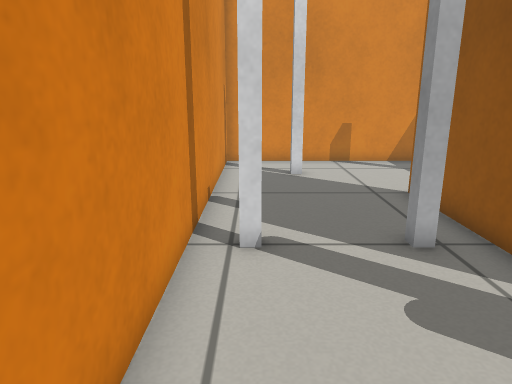
[1] (above)

24 first-person views from a walk through a Gazebo world. The camera is 0.66 m above the floor, tilts 14° down and sees 70° across. The floor is counted in squares, 0.25 m on a side. Each view is taken from the middle of a square. On the plan, view 1 faces up. The plan holds only what a view shows up to about 20 squares ahead; the rest is blank.

[2]
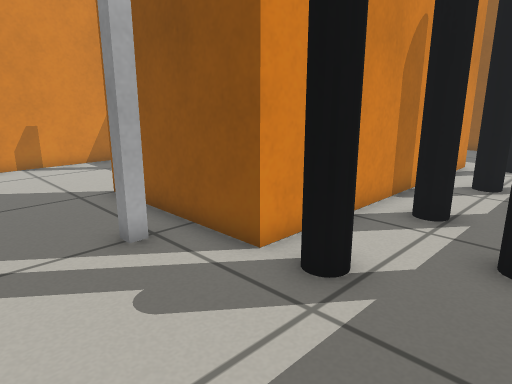

[3]
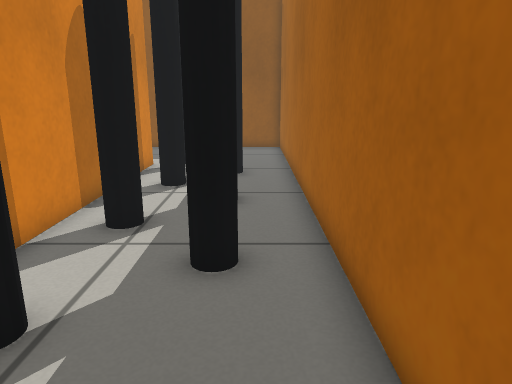

[4]
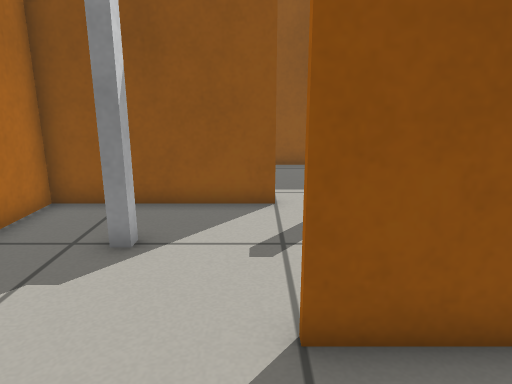

[5]
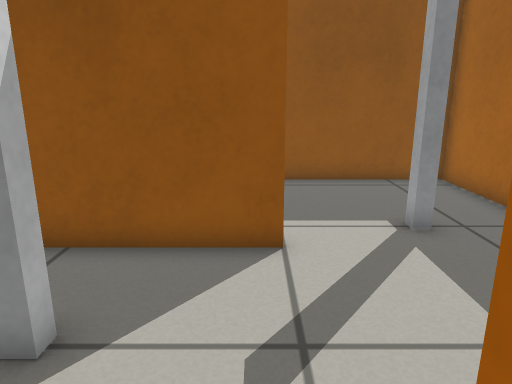

[6]
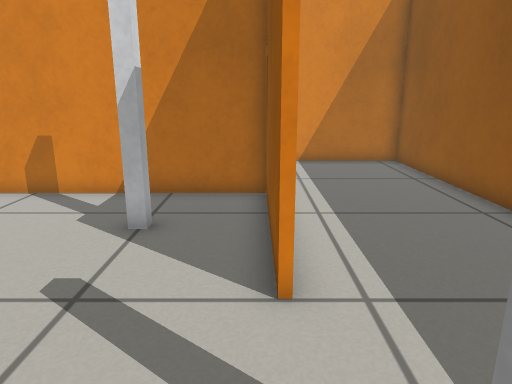

[7]
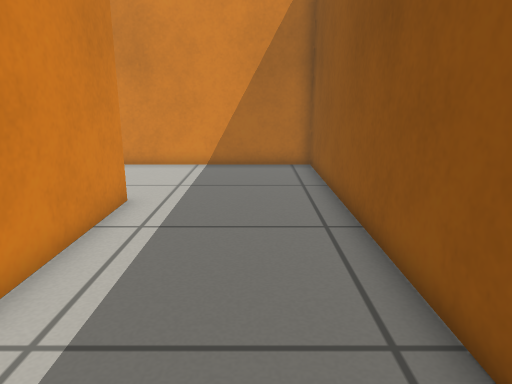

[8]
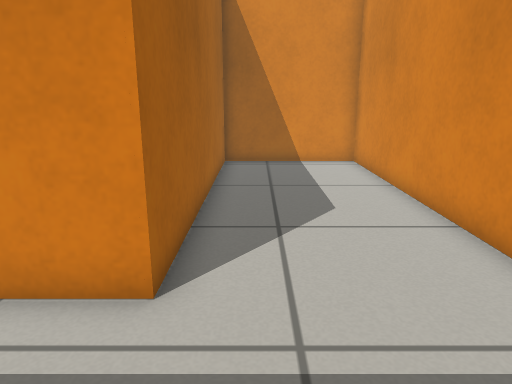

[9]
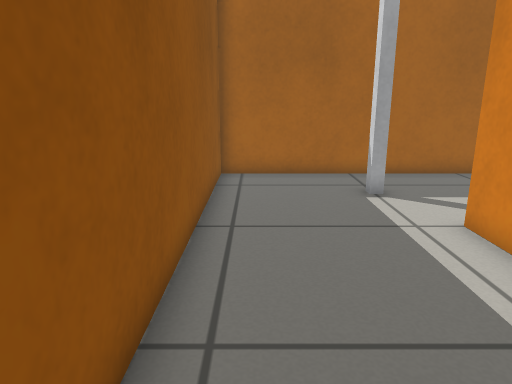

[10]
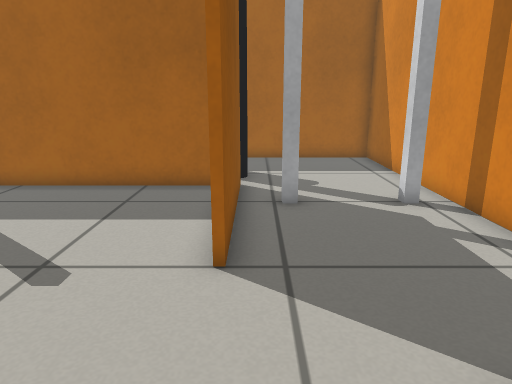

[11]
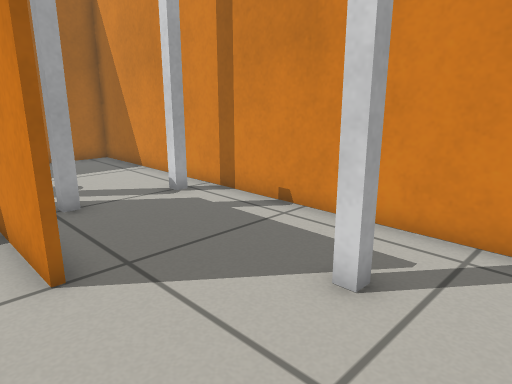

[12]
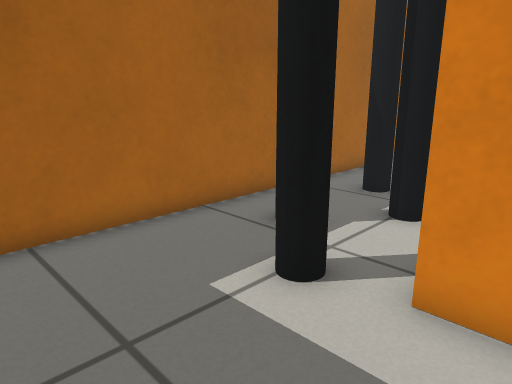

[13]
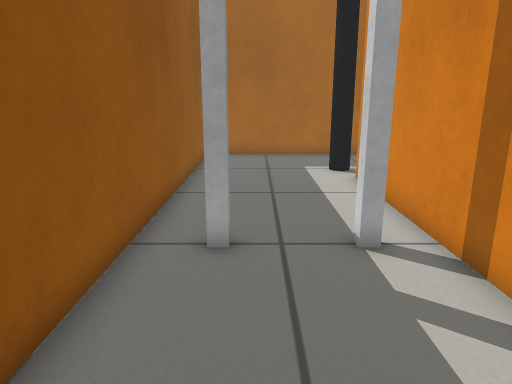

[14]
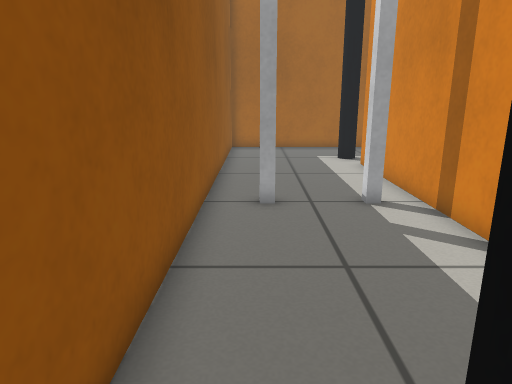

[15]
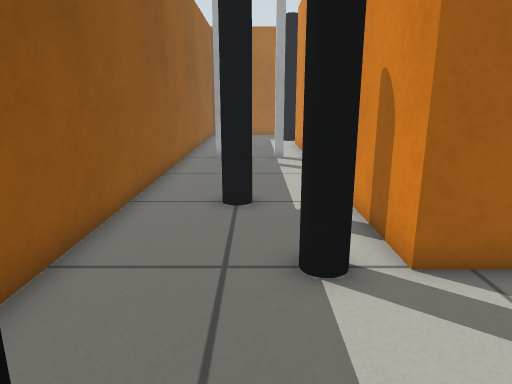

[16]
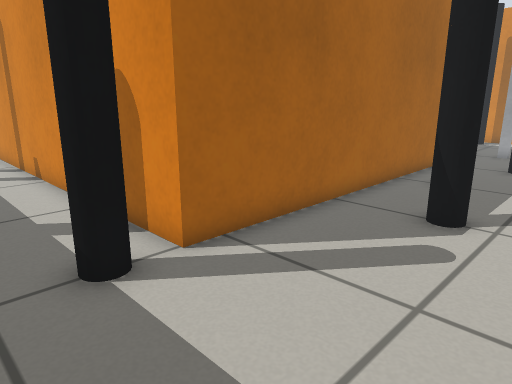

[17]
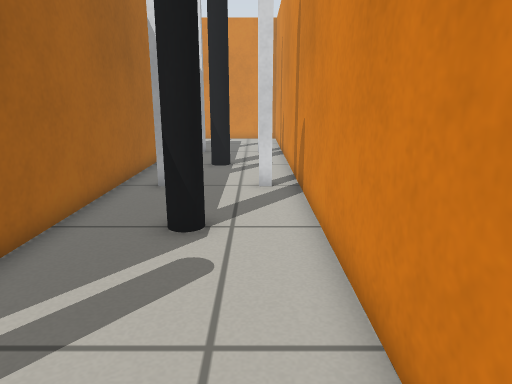

[18]
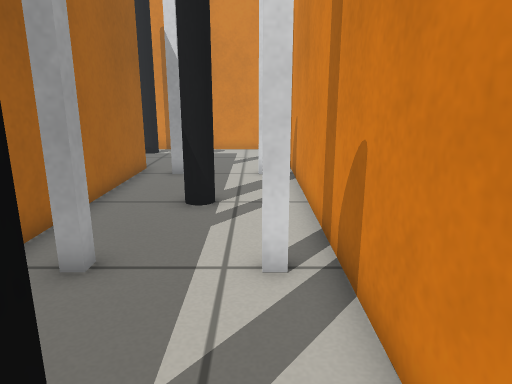

[19]
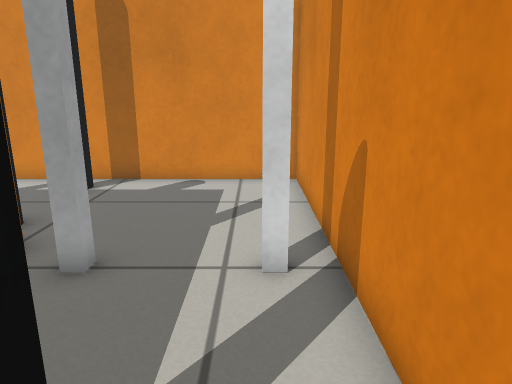

[20]
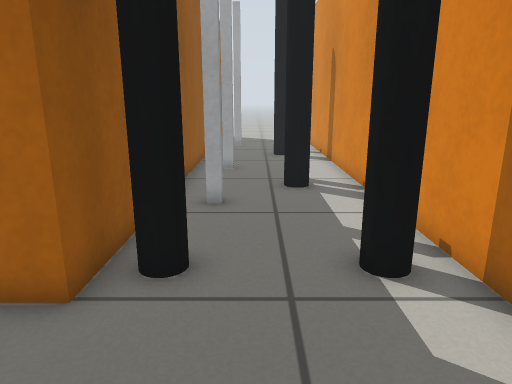

[21]
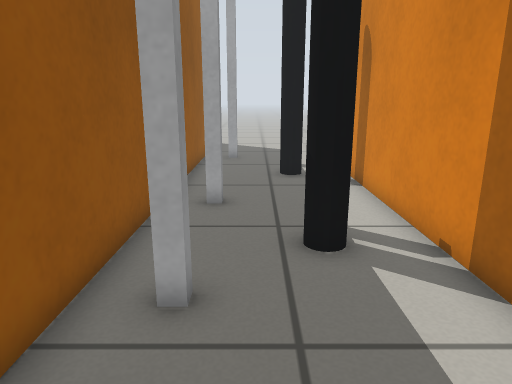

[22]
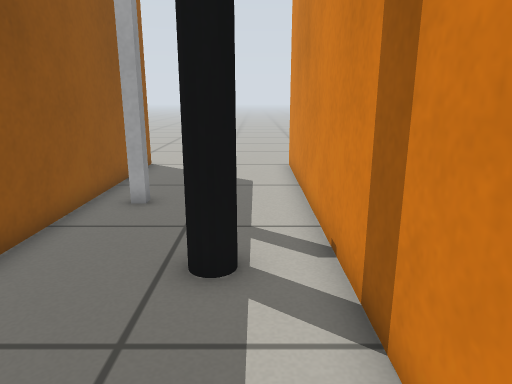

[23]
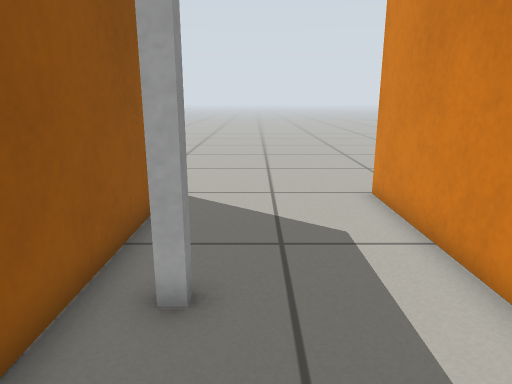

[24]
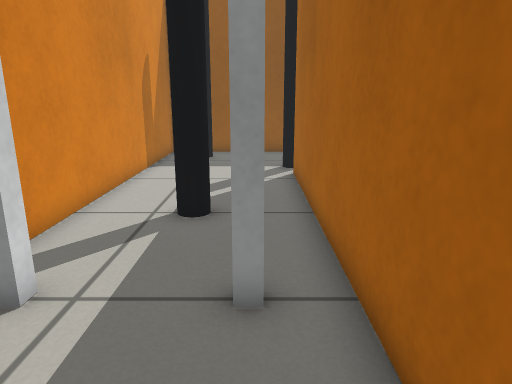

### Floor plan
Points are (right, up) in squares from view 1. A wall is a line through its corners. A room is listed if a view was taken in it or the views show most of it. See-through windows are left out.
Room 1 (views 1, 2, 3, 4, 5, 6, 10, 11, 12, 13, 14, 15, 16, 17, 18, 19, 20, 21, 22, 23, 24)
walls: (10.3, 10.4) (10.3, 16.4) (-1.3, 16.4) (-1.3, -1.4) (21.6, -1.4); (4.7, 10.6) (4.7, 7.4); (5.4, 4.6) (10.6, 4.6); (11.6, 4.4) (4.5, 4.4) (4.5, 10.5); (16.5, 16.6) (16.5, 7.2); (16.5, 5.5) (16.5, 4.4) (14.6, 4.4); (-1.5, 0.6) (-1.5, 22.6) (16.5, 22.6) (16.5, 18.9); (-1.5, -1.6) (-1.5, -1); (22.4, -0.9) (22.4, 23.6); (22.4, 25.2) (22.4, 26.4); (22.5, 28.4) (-7.4, 28.4) (-7.4, -1.5)
ways out: opening at (10, 8) to room 2; opening at (-8, -2.5)
objects: black pole (-6, 8) to (-5, 9); black pole (-6, 15) to (-5, 16); black pole (-6, 21) to (-6, 22); white post (-3, 4) to (-3, 5); white post (-3, 12) to (-3, 13); white post (-3, 17) to (-3, 18); black pole (-3, 21) to (-2, 22); white post (-1, 24) to (0, 24); white post (-1, 27) to (0, 27); white post (0, 6) to (0, 7); white post (1, 13) to (2, 14); white post (3, 6) to (3, 7); black pole (3, 25) to (4, 26); black pole (4, 3) to (5, 3); black pole (6, 0) to (7, 1); white post (7, 13) to (8, 14); white post (7, 24) to (8, 24); white post (7, 27) to (8, 27); black pole (8, 3) to (9, 3); black pole (10, 1) to (11, 1); black pole (11, 25) to (12, 26); black pole (12, 2) to (13, 3); black pole (14, 1) to (15, 1); black pole (16, 2) to (17, 3); white post (18, 10) to (18, 11); black pole (18, 22) to (18, 23); black pole (19, 18) to (20, 19); black pole (20, 26) to (21, 27); white post (21, 10) to (21, 11)
Room 2 (views 7, 8, 9)
walls: (10.6, 4.6) (16.3, 4.6) (16.3, 22.4) (-1.3, 22.4) (-1.3, 16.6) (10.5, 16.6) (10.5, 10.5)
ways out: opening at (10, 8) to room 1
objects: white post (11, 7) to (12, 8)

Positions as (right, up) in squares from view 1, and headings:
1: (0, 0), facing up
2: (0, 0), facing up-right
3: (1, 0), facing right
4: (1, 11), facing right
5: (4, 11), facing right
6: (10, 6), facing up
7: (14, 7), facing up
8: (15, 18), facing left
9: (15, 18), facing down
10: (4, 16), facing down
11: (6, 16), facing down-left
12: (21, 6), facing down-left
13: (20, 17), facing down
14: (21, 20), facing down
15: (19, 28), facing down
16: (20, 28), facing down-left
17: (19, 27), facing left
18: (13, 27), facing left
19: (5, 27), facing left
20: (-4, 27), facing down
21: (-4, 22), facing down
22: (-6, 14), facing down
23: (-4, 9), facing down
24: (3, 24), facing right
